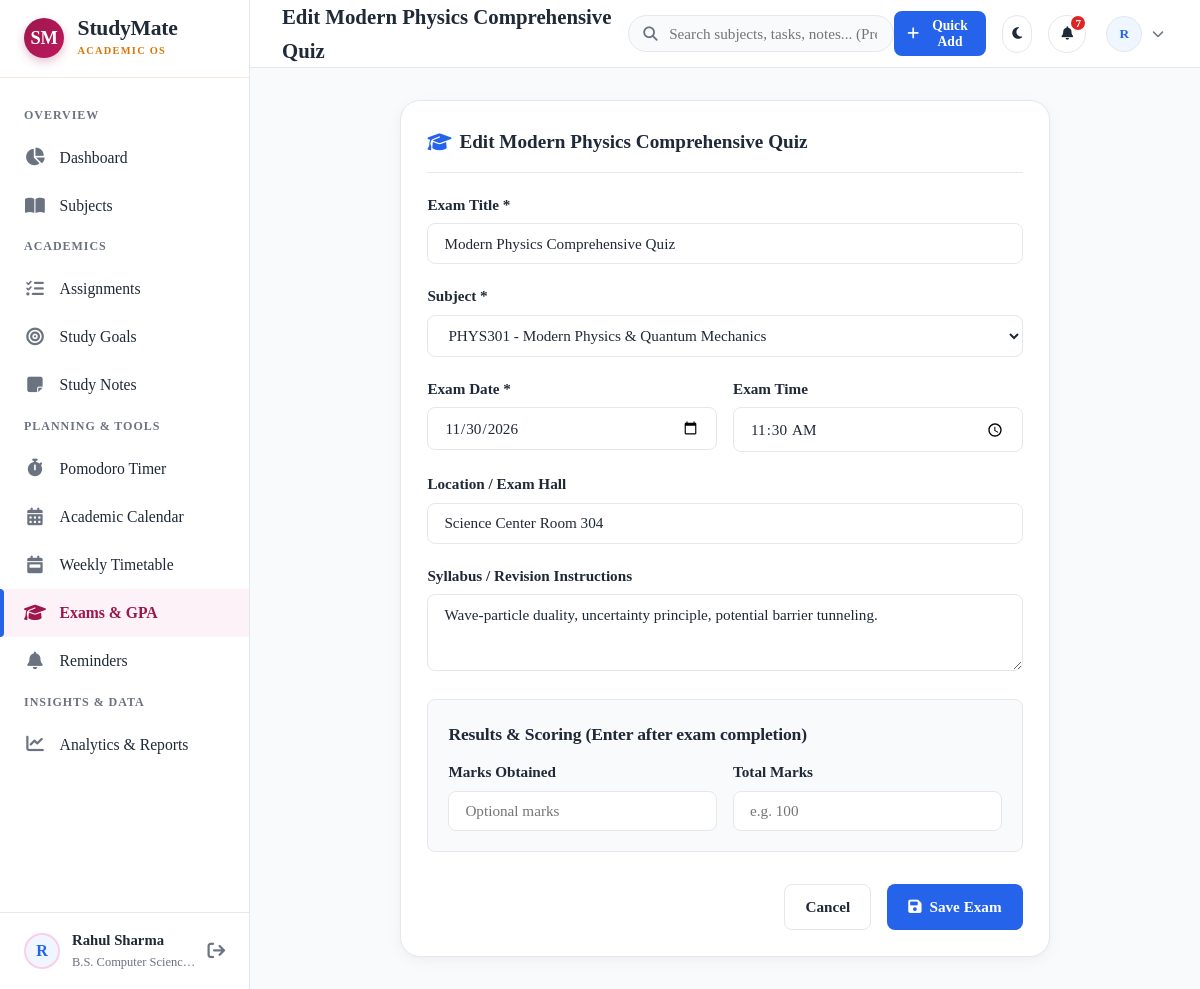
/exams/3/edit/ (signed in), run on the app's committed database.
### accounts/models.py (models this page shows, shortened)
class Profile(models.Model):
    user = models.OneToOneField(User, on_delete=models.CASCADE, related_name='profile')
    avatar = models.ImageField(upload_to='avatars/', blank=True, null=True)
    institution = models.CharField(max_length=200, blank=True, default='')
    course_grade = models.CharField(max_length=100, blank=True, default='', verbose_name='Course / Grade')
    daily_study_target_hours = models.DecimalField(
        max_digits=4, decimal_places=1, default=4.0,
        verbose_name='Daily Study Target (Hours)'
    )
    bio = models.TextField(blank=True, default='')
    created_at = models.DateTimeField(auto_now_add=True)
    updated_at = models.DateTimeField(auto_now=True)
    @property
    def avatar_url(self):
        if self.avatar and hasattr(self.avatar, 'url'):
            return self.avatar.url
        return None

### planner/models.py (models this page shows, shortened)
class Exam(models.Model):
    user = models.ForeignKey(User, on_delete=models.CASCADE, related_name='exams')
    subject = models.ForeignKey('core.Subject', on_delete=models.CASCADE, related_name='exams')
    title = models.CharField(max_length=200)
    date = models.DateField()
    time = models.TimeField(null=True, blank=True)
    location = models.CharField(max_length=150, blank=True, help_text="e.g. Hall B, Online, Room 402")
    syllabus_notes = models.TextField(blank=True, help_text="Topics covered, allowed materials, etc.")
    marks_obtained = models.FloatField(null=True, blank=True)
    total_marks = models.FloatField(null=True, blank=True)
    created_at = models.DateTimeField(auto_now_add=True)
    class Meta:
        ordering = ['date', 'time']

### planner/views.py (the view)
# urls.py: path('exams/<int:pk>/edit/', views.exam_edit_view, name='exam_edit'),
@login_required
def exam_edit_view(request, pk):
    exam = get_object_or_404(Exam, pk=pk, user=request.user)
    if request.method == 'POST':
        form = ExamForm(request.POST, instance=exam, user=request.user)
        if form.is_valid():
            form.save()
            messages.success(request, f"Exam '{exam.title}' updated!")
            return redirect('planner:exam_list')
    else:
        form = ExamForm(instance=exam, user=request.user)
    return render(request, 'planner/exam_form.html', {'form': form, 'title': f'Edit {exam.title}', 'active_nav': 'exams'})

### core/models.py (called while the page is built)
    def __str__(self):
        return f"{self.code} - {self.name}" if self.code else self.name

    @property
    def is_completed(self):
        return self.status == 'completed'

    @property
    def countdown_text(self):
        if self.is_completed:
            return "Completed"
        today = date.today()
        delta = (self.due_date - today).days
        if delta < 0:
            abs_days = abs(delta)
            return f"Overdue by {abs_days} day{'s' if abs_days != 1 else ''}"
        elif delta == 0:
            return "Due today"
        elif delta == 1:
            return "Due tomorrow"
        else:
            return f"Due in {delta} days"

### templates/planner/exam_form.html (shortened to what this page needs)
{% extends 'base.html' %}
{% load static %}
{% block content %}
<div style="max-width: 650px; margin: 0 auto;">
  <div class="card">
    <div class="card-header">
      <div class="card-title">
        <i class="fa-solid fa-graduation-cap" style="color: var(--primary);"></i>
        <span>{{ title }}</span>
      </div>
    </div>
    <form method="POST">
      <div class="form-group">
        <label class="form-label" for="id_title">Exam Title *</label>
        {{ form.title }}
      </div>
      <div class="form-group">
        <label class="form-label" for="id_subject">Subject *</label>
        {{ form.subject }}
      </div>
      <div style="display: grid; grid-template-columns: 1fr 1fr; gap: 1rem;">
        <div class="form-group">
          <label class="form-label" for="id_date">Exam Date *</label>
          {{ form.date }}
        </div>
        <div class="form-group">
          <label class="form-label" for="id_time">Exam Time</label>
          {{ form.time }}
        </div>
      </div>
      <div class="form-group">
        <label class="form-label" for="id_location">Location / Exam Hall</label>
        {{ form.location }}
      </div>
      <div class="form-group">
        <label class="form-label" for="id_syllabus_notes">Syllabus / Revision Instructions</label>
        {{ form.syllabus_notes }}
      </div>
      <div style="background: var(--bg); padding: 1.25rem; border-radius: var(--radius-sm); border: 1px solid var(--border); margin-top: 1rem;">
        <h4 style="margin-bottom: 0.75rem;">Results & Scoring (Enter after exam completion)</h4>
        <div style="display: grid; grid-template-columns: 1fr 1fr; gap: 1rem;">
          <div class="form-group" style="margin: 0;">
            <label class="form-label" for="id_marks_obtained">Marks Obtained</label>
            {{ form.marks_obtained }}
          </div>
          <div class="form-group" style="margin: 0;">
            <label class="form-label" for="id_total_marks">Total Marks</label>
            {{ form.total_marks }}
          </div>
        </div>
      </div>
      <div style="display: flex; justify-content: flex-end; gap: 1rem; margin-top: 2rem;">
        <a href="{% url 'planner:exam_list' %}" class="btn btn-secondary">Cancel</a>
        <button type="submit" class="btn btn-primary">
          <i class="fa-solid fa-floppy-disk"></i> Save Exam
        </button>
      </div>
    </form>
  </div>
</div>
{% endblock %}

### templates/partials/sidebar.html (shortened to what this page needs)
{% load static %}
<aside class="sidebar" id="sidebar">
  <div class="sidebar-header" style="height: 78px; padding: 0 1.5rem; display: flex; align-items: center; justify-content: space-between; border-bottom: 1px solid var(--card-border-soft);">
    <a href="{% url 'core:dashboard' %}" class="public-brand" style="text-decoration: none;">
      <div class="public-brand-monogram" style="width: 40px; height: 40px; font-size: 1.15rem;">SM</div>
      <div>
        <div class="public-brand-title" style="font-size: 1.35rem;">StudyMate</div>
        <div class="public-brand-subtitle" style="font-size: 0.65rem;">ACADEMIC OS</div>
      </div>
    </a>
  </div>
  <nav class="sidebar-nav" style="padding: 1.25rem 0;">
    <div class="nav-section-title">Overview</div>
    <a href="{% url 'core:dashboard' %}" class="nav-item {% if active_nav == 'dashboard' %}active{% endif %}">
      <i class="fa-solid fa-chart-pie"></i>
      <span>Dashboard</span>
    </a>
    <a href="{% url 'core:subject_list' %}" class="nav-item {% if active_nav == 'subjects' %}active{% endif %}">
      <i class="fa-solid fa-book-open"></i>
      <span>Subjects</span>
    </a>
    <div class="nav-section-title">Academics</div>
    <a href="{% url 'core:assignment_list' %}" class="nav-item {% if active_nav == 'assignments' %}active{% endif %}">
      <i class="fa-solid fa-list-check"></i>
      <span>Assignments</span>
    </a>
    <a href="{% url 'core:goal_list' %}" class="nav-item {% if active_nav == 'goals' %}active{% endif %}">
      <i class="fa-solid fa-bullseye"></i>
      <span>Study Goals</span>
    </a>
    <a href="{% url 'core:note_list' %}" class="nav-item {% if active_nav == 'notes' %}active{% endif %}">
      <i class="fa-solid fa-note-sticky"></i>
      <span>Study Notes</span>
    </a>
    <div class="nav-section-title">Planning & Tools</div>
    <a href="{% url 'planner:timer' %}" class="nav-item {% if active_nav == 'timer' %}active{% endif %}">
      <i class="fa-solid fa-stopwatch"></i>
      <span>Pomodoro Timer</span>
    </a>
    <a href="{% url 'planner:calendar' %}" class="nav-item {% if active_nav == 'calendar' %}active{% endif %}">
      <i class="fa-solid fa-calendar-days"></i>
      <span>Academic Calendar</span>
    </a>
    <a href="{% url 'planner:timetable' %}" class="nav-item {% if active_nav == 'timetable' %}active{% endif %}">
      <i class="fa-solid fa-calendar-week"></i>
      <span>Weekly Timetable</span>
    </a>
    <a href="{% url 'planner:exam_list' %}" class="nav-item {% if active_nav == 'exams' %}active{% endif %}">
      <i class="fa-solid fa-graduation-cap"></i>
      <span>Exams & GPA</span>
    </a>
    <a href="{% url 'planner:reminders' %}" class="nav-item {% if active_nav == 'reminders' %}active{% endif %}">
      <i class="fa-solid fa-bell"></i>
      <span>Reminders</span>
    </a>
    <div class="nav-section-title">Insights & Data</div>
    <a href="{% url 'analytics:dashboard' %}" class="nav-item {% if active_nav == 'analytics' %}active{% endif %}">
      <i class="fa-solid fa-chart-line"></i>
      <span>Analytics & Reports</span>
    </a>
  </nav>
  <div class="sidebar-footer">
    <div class="user-quick-profile">
      <div class="user-avatar-sm" style="border: 2px solid var(--luxury-rose-border);">
        {% if user.profile.avatar_url %}
          <img src="{{ user.profile.avatar_url }}" alt="{{ user.username }}">
        {% else %}
          <span>{{ user.first_name|first|default:user.username|first|upper }}</span>
        {% endif %}
      </div>
      <div style="flex: 1; overflow: hidden;">
        <div style="font-weight: 700; font-size: 0.92rem; white-space: nowrap; text-overflow: ellipsis; overflow: hidden;">
          {{ user.get_full_name|default:user.username }}
        </div>
        <div style="font-size: 0.78rem; color: var(--text-muted); white-space: nowrap; text-overflow: ellipsis; overflow: hidden;">
          {{ user.profile.course_grade|default:"Student" }}
        </div>
      </div>
      <a href="{% url 'accounts:logout' %}" title="Log Out" style="color: var(--text-muted); font-size: 1.1rem;">
        <i class="fa-solid fa-arrow-right-from-bracket"></i>
      </a>
    </div>
  </div>
</aside>

### templates/partials/navbar.html (shortened to what this page needs)
{% load static %}
<header class="topbar">
  <div class="topbar-left">
    <div class="page-title-header">
      {{ title|default:"StudyMate Workspace" }}
    </div>
  </div>
  <form action="{% url 'core:global_search' %}" method="GET" class="topbar-search">
    <input type="text" name="q" value="{{ query|default:'' }}" placeholder="Search subjects, tasks, notes... (Press Enter)" autocomplete="off">
  </form>
  <div class="topbar-right">
    <button class="btn btn-primary btn-sm" onclick="openQuickAddModal()" title="Press 'N' anywhere to quick add">
      <i class="fa-solid fa-plus"></i>
      <span>Quick Add</span>
    </button>
    <button class="action-icon-btn" id="theme-toggle-btn" title="Toggle Light / Dark Mode">
      <i class="fa-solid fa-moon" id="theme-toggle-icon"></i>
    </button>
    <div style="position: relative;">
      <button class="action-icon-btn" id="notif-toggle-btn" title="Notifications">
        <i class="fa-solid fa-bell"></i>
        {% if nav_notification_count > 0 %}
          <span class="badge-dot">{{ nav_notification_count }}</span>
        {% endif %}
      </button>
    </div>
    <div class="profile-dropdown-wrapper">
      <button class="profile-btn" id="profile-dropdown-btn">
        <div class="user-avatar-sm">
          {% if user.profile.avatar_url %}
            <img src="{{ user.profile.avatar_url }}" alt="{{ user.username }}">
          {% else %}
            <span>{{ user.first_name|first|default:user.username|first|upper }}</span>
          {% endif %}
        </div>
        <i class="fa-solid fa-chevron-down" style="font-size: 0.75rem; color: var(--text-muted);"></i>
      </button>
    </div>
  </div>
</header>

### data on the page
Exam: title "Modern Physics Comprehensive Quiz", subject "PHYS301 - Modern Physics & Quantum Mechanics", date "11/30/2026", time "11:30:00", location "Science Center Room 304", syllabus_notes "Wave-particle duality, uncertainty principle, potential barrier tunneling."

### other printed values
{{ user.first_name|first|default:user.username|first|upper }} "R"
{{ user.get_full_name|default:user.username }} "Rahul Sharma"
{{ user.profile.course_grade|default:"Student" }} "B.S. Computer Scien…"
{{ title|default:"StudyMate Workspace" }} "Edit Modern Physics Comprehensive Quiz"
{{ nav_notification_count }} "7"
{{ title }} "Edit Modern Physics Comprehensive Quiz"
